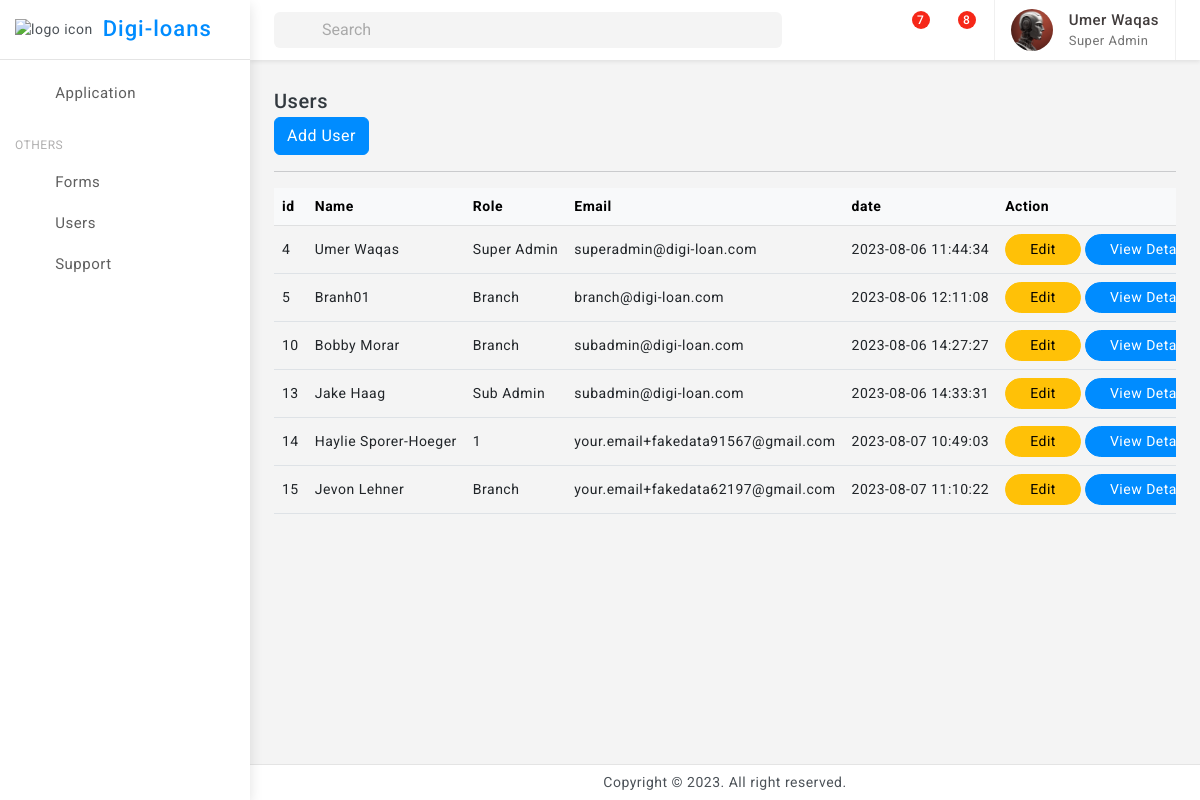
Screenshot of /users (signed in) with the database file from the repository.
### tables this page shows
CREATE TABLE "Users" (
	"user_id"	INTEGER,
	"email"	TEXT NOT NULL,
	"password"	TEXT NOT NULL,
	"role_id"	INTEGER,
	"full_name"	TEXT,
	"date_of_birth"	TEXT,
	"address"	TEXT,
	"phone_number"	TEXT,
	"created_time"	TIMESTAMP DEFAULT CURRENT_TIMESTAMP,
	"updated_time"	TIMESTAMP DEFAULT CURRENT_TIMESTAMP,
	"approved"	INTEGER,
	"createdBy"	INTEGER,
	"branchBy"	INTEGER,
	PRIMARY KEY("user_id"),
	FOREIGN KEY("branchBy") REFERENCES "Users"("user_id")
);

CREATE TABLE Roles (
                role_id INTEGER PRIMARY KEY,
                role_name TEXT NOT NULL,
                created_time TIMESTAMP DEFAULT CURRENT_TIMESTAMP,
                updated_time TIMESTAMP DEFAULT CURRENT_TIMESTAMP
            );

### flask_app.py (the view)
@app.route('/users')
def admin_users():
    user_id=session["user"][0]
    role_id=session["role"][0]
    if(role_id==1):
        users = get_users_super_admin()
    elif (role_id==2):
        users=get_users_sub_admin()
    elif (role_id==3):
        users=get_branch_users_branchdBy(user_id)
    final_users = [tuple(user) + (get_role(user[3])[1],get_user_image(user[0])) for user in users]
    print(final_users)
    return render_template("users_list.html",users=final_users)

### databse/db_service.py (called while the page is built)
def connect_db():
    return sqlite3.connect('databse/digi_loans.db')

def get_role(role_id):
    conn = connect_db()
    cursor = conn.cursor()
    try:
        cursor.execute('SELECT * FROM Roles WHERE role_id = ?', (role_id,))
        role = cursor.fetchone()
        conn.close()
        return role
    except sqlite3.Error as e:
        print("Error getting role:", e)
        conn.close()
        return None

def get_user_image(user_id):
    try:
        conn = connect_db()
        cursor = conn.cursor()
        cursor.execute('SELECT * FROM UserProfile WHERE user_id = ?', (user_id,))
        result = cursor.fetchone()  # Fetch one row, assuming you want to retrieve a single user's image data
        conn.commit()
        print("got image result for ",user_id," : ",result)
        return result  # Return the fetched result
    except sqlite3.Error as e:
        print("Error get_user_image:", e)
        if conn:
            conn.rollback()
        return None  # Return None to indicate an error

def get_users_super_admin():
    conn = connect_db()
    cursor = conn.cursor()
    try:
        cursor.execute('''
            SELECT * FROM Users
        ''')
        users = cursor.fetchall()
        conn.close()
        return users
    except sqlite3.Error as e:
        print("Error getting loan application:", e)
        conn.close()
        return None

### templates/users_list.html (shortened to what this page needs)
{% extends 'base.html' %}
{% block content %}
<div class="page-wrapper">
	<div class="page-content">
<div class="card-body">
    <div class="d-flex align-items-center">
        <div>
            <h5 class="mb-0">Users</h5>
        </div>
        <div class="font-22 ms-auto"><i class="bx bx-dots-horizontal-rounded"></i>
        </div>
    </div>
    <div class="ms-auto">
        <div class="btn-group">
            <a href="{{url_for('adduser')}}" class="btn btn-primary">Add User</a>
    </div>
    <hr>
    <div class="table-responsive">
        <table class="table align-middle mb-0">
            <thead class="table-light">
                <tr>
                    <th>id</th>
                    <th>Name</th>
                    <th>Role</th>
                    <th>Email</th>
                    <th>date</th>
                    <th>Action</th>
                </tr>
            </thead>
            <tbody>
                {%for user in users %}
                <tr>
                    <td>{{ user[0] }}</td>
                    <td>{{ user[4]}}</td>
                    <td>{{ user[13]}}</td>
                    <td>{{ user[1]}}</td>
                    <td>{{ user[8]}}</td>
                    <td>
                        {% if  session["user"][0]==user[0]  %}
                        <a type="button" class="btn btn-warning btn-sm radius-30 px-4" href="{{ url_for('user_profile') }}">Edit</a>
                        {% endif %}
                        {% if session["role"][0]==1 and session["user"][0]!=user[0]  %}
                        <a type="button" class="btn btn-warning btn-sm radius-30 px-4" href="{{ url_for('user_edit', user_id=user[0]) }}">Edit</a>
                        {% endif %}
                        <button type="button" class="btn btn-primary btn-sm radius-30 px-4" data-bs-toggle="modal" data-bs-target="#exampleScrollableModal_{{ user[0] }}">View Details</button>
                    </td>
                </tr>
                {% endfor %}
            </tbody>
        </table>
    </div>
</div>
</div>
</div>
{% endblock %}

### templates/base.html (shortened to what this page needs)
<!doctype html>
<html lang="en">
<head>
	<link href="{{ url_for('static', filename='assets/plugins/vectormap/jquery-jvectormap-2.0.2.css') }}" rel="stylesheet"/>
	<link href="{{ url_for('static', filename='assets/plugins/simplebar/css/simplebar.css') }}" rel="stylesheet" />
	<link href="{{ url_for('static', filename='assets/plugins/perfect-scrollbar/css/perfect-scrollbar.css') }}" rel="stylesheet" />
	<link href="{{ url_for('static', filename='assets/plugins/metismenu/css/metisMenu.min.css') }}" rel="stylesheet"/>
	<link href="{{ url_for('static', filename='assets/plugins/datatable/css/dataTables.bootstrap5.min.css') }}" rel="stylesheet" />
	<link href="{{ url_for('static', filename='assets/css/pace.min.css') }}" rel="stylesheet"/>
	<link href="{{ url_for('static', filename='assets/css/bootstrap.min.css') }}" rel="stylesheet">
	<link href="{{ url_for('static', filename='assets/css/bootstrap-extended.css') }}" rel="stylesheet">
	<link href="{{ url_for('static', filename='assets/css/app.css') }}" rel="stylesheet">
	<link href="{{ url_for('static', filename='assets/css/icons.css') }}" rel="stylesheet">
	<link rel="stylesheet" href="{{ url_for('static', filename='assets/css/dark-theme.css') }}"/>
	<link rel="stylesheet" href="{{ url_for('static', filename='assets/css/semi-dark.css') }}"/>
	<link rel="stylesheet" href="{{ url_for('static', filename='assets/css/header-colors.css') }}"/>
</head>
<body>
	<div class="wrapper">
		<div class="sidebar-wrapper" data-simplebar="true">
			<div class="sidebar-header">
				<div>
					<img src="{{ url_for('static', filename='assets/images/logo-icon.png') }}" class="logo-icon" alt="logo icon">
				</div>
				<div>
					<h4 class="logo-text">Digi-loans</h4>
				</div>
				<div class="toggle-icon ms-auto"><i class='bx bx-arrow-back'></i>
				</div>
			 </div>
			<ul class="metismenu" id="menu">
				<li>
					<a href="{{ url_for('all_applications') }}" >
						<div class="parent-icon"><i class="bx bx-category"></i>
						</div>
						<div class="menu-title">Application</div>
					</a>
				</li>
				<li class="menu-label">Others</li>
				<li>
					<a href="{{ url_for('admin_forms') }}" >
						<div class="parent-icon"><i class='bx bx-cookie'></i>
						</div>
						<div class="menu-title">Forms</div>
					</a>
				</li>
				<li>
					<a href="{{ url_for('admin_users') }}" >
						<div class="parent-icon"><i class='bx bx-user'></i>
						</div>
						<div class="menu-title">Users</div>
					</a>
				</li>
				<li>
					<a href="http://digi-loans.com/" target="_blank">
						<div class="parent-icon"><i class="bx bx-support"></i>
						</div>
						<div class="menu-title">Support</div>
					</a>
				</li>
			</ul>
		</div>
		<header>
			<div class="topbar d-flex align-items-center">
				<nav class="navbar navbar-expand gap-3">
					  <div class="position-relative search-bar d-lg-block d-none" data-bs-toggle="modal" data-bs-target="#SearchModal">
						<input class="form-control px-5" disabled type="search" placeholder="Search">
						<span class="position-absolute top-50 search-show ms-3 translate-middle-y start-0 top-50 fs-5"><i class='bx bx-search'></i></span>
					  </div>
					  <div class="top-menu ms-auto">
						<ul class="navbar-nav align-items-center gap-1">
							<li class="nav-item dark-mode d-none d-sm-flex">
								<a class="nav-link dark-mode-icon" href="javascript:;"><i class='bx bx-moon'></i>
								</a>
							</li>
							<li class="nav-item dropdown dropdown-app">
								<a class="nav-link dropdown-toggle dropdown-toggle-nocaret" data-bs-toggle="dropdown" href="javascript:;"><i class='bx bx-grid-alt'></i></a>
							</li>
							<li class="nav-item dropdown dropdown-large">
								<a class="nav-link dropdown-toggle dropdown-toggle-nocaret position-relative" href="#" data-bs-toggle="dropdown"><span class="alert-count">7</span>
									<i class='bx bx-bell'></i>
								</a>
							</li>
							<li class="nav-item dropdown dropdown-large">
								<a class="nav-link dropdown-toggle dropdown-toggle-nocaret position-relative" href="#" role="button" data-bs-toggle="dropdown" aria-expanded="false"> <span class="alert-count">8</span>
									<i class='bx bx-shopping-bag'></i>
								</a>
							</li>
						</ul>
					</div>
					<div class="user-box dropdown px-3">
						<a class="d-flex align-items-center nav-link dropdown-toggle gap-3 dropdown-toggle-nocaret" href="#" role="button" data-bs-toggle="dropdown" aria-expanded="false">
							{% if session['image'] %}
							<img src="{{ url_for('static', filename=session['image'][2]) }}" class="user-img" alt="user avatar">
							{% endif %}
							<div class="user-info">
								<p class="user-name mb-0">{{session['user'][4]}}</p>
								<p class="designattion mb-0">{{session['role'][1]}}</p>
							</div>
						</a>
					</div>
				</nav>
			</div>
		</header>
		{% block content %}{% endblock %}
		<footer class="page-footer">
			<p class="mb-0">Copyright © 2023. All right reserved.</p>
		</footer>
	</div>
</body>
</html>

### static/assets/css/app.css (style rules this page uses)
body { font-size: 14px; color: #4c5258; letter-spacing: .5px; background: #f4f4f4; overflow-x: hidden; font-family: Roboto, sans-serif }
a { text-decoration: none }
.wrapper { width: 100%; position: relative }
.sidebar-wrapper { width: 250px; height: 100%; position: fixed; top: 0; bottom: 0; left: 0; background: #fff; border-right: 0 solid #e4e4e4; z-index: 11; box-shadow: 0 .3rem .8rem rgba(0, 0, 0, .12); transition: all .2s ease-out }
.sidebar-header { width: 250px; height: 60px; display: flex; align-items: center; position: fixed; top: 0; bottom: 0; padding: 0 15px; z-index: 5; background: #fff; background-clip: padding-box; border-bottom: 1px solid #e4e4e4 }
.logo-icon { width: 30px }
.logo-text { font-size: 22px; margin-left: 10px; margin-bottom: 0; letter-spacing: 1px; color: #008cff; }
.toggle-icon { font-size: 22px; cursor: pointer; color: #008cff }
.topbar { position: fixed; top: 0; left: 250px; right: 0; height: 60px; background: #fff; border-bottom: 1px solid rgb(228 228 228 / 0%); z-index: 10; -webkit-box-shadow: 0 .125rem .25rem rgba(0, 0, 0, .075); box-shadow: 0 .125rem .25rem rgba(0, 0, 0, .075); }
.topbar .navbar { width: 100%; height: 60px; padding-left: 1.5rem; padding-right: 1.5rem; }
.page-wrapper { height: 100%; margin-top: 60px; margin-bottom: 30px; margin-left: 250px }
.page-content { padding: 1.5rem 1.5rem 0.7rem 1.5rem }
.page-footer { background: #fff; left: 250px; right: 0; bottom: 0; position: fixed; text-align: center; padding: 7px; font-size: 14px; border-top: 1px solid #e4e4e4; z-index: 3 }
.sidebar-wrapper ul { padding: 0; margin: 0; list-style: none; background: 0 0 }
.sidebar-wrapper .metismenu { background: 0 0; display: -webkit-box; display: -ms-flexbox; display: flex; padding: 10px; margin-top: 60px; -webkit-box-orient: vertical; -webkit-box-direction: normal; -ms-flex-direction: column; flex-direction: column }
.sidebar-wrapper .metismenu li+li { margin-top: 5px }
.sidebar-wrapper .metismenu li:first-child { margin-top: 5px }
.sidebar-wrapper .metismenu li:last-child { margin-bottom: 5px }
.sidebar-wrapper .metismenu>li { display: -webkit-box; display: -ms-flexbox; display: flex; -webkit-box-orient: vertical; -webkit-box-direction: normal; -ms-flex-direction: column; flex-direction: column; position: relative }
.sidebar-wrapper .metismenu a { position: relative; display: flex; align-items: center; justify-content: left; padding: 6px 16px; font-size: 15px; color: #5f5f5f; outline-width: 0; text-overflow: ellipsis; overflow: hidden; letter-spacing: .5px; border-radius: 0.25rem; transition: all .3s ease-out }
.sidebar-wrapper .metismenu a .parent-icon { font-size: 24px; line-height: 1 }
.sidebar-wrapper .metismenu a .menu-title { margin-left: 10px }
.menu-label { padding: 20px 15px 5px 5px; color: #b0afaf; text-transform: uppercase; font-size: 12px; letter-spacing: .5px }
.font-22 { font-size: 22px }
.radius-30 { border-radius: 30px }
input::placeholder { color: #000!important; opacity: .3!important }
.topbar .navbar .navbar-nav .nav-item { display: flex; align-items: center; justify-content: center; width: auto; height: 60px; }
.topbar .navbar .navbar-nav .nav-link { color: #212529; font-size: 22px; border-radius: 50%; display: flex; align-items: center; justify-content: center; width: 42px; height: 42px; transition: 0.3s cubic-bezier(0.075, 0.82, 0.165, 1); }
.dropdown-toggle-nocaret:after { display: none }
.alert-count { position: absolute; top: 2px; left: 22px; width: 18px; height: 18px; display: flex; align-items: center; justify-content: center; border-radius: 50%; font-size: 12px; font-weight: 500; color: #fff; background: #f62718 }
.user-img { width: 42px; height: 42px; border-radius: 50%; border: 0 solid #e5e5e5; padding: 0; }
.user-info .user-name { font-size: 15px; font-weight: 500; color: #413c3c }
.user-info .designattion { font-size: 13px; color: #747474 }
.user-box { display: flex; align-items: center; height: 60px; border-left: 1px solid #f0f0f0; border-right: 1px solid #f0f0f0; }
.dropdown-large { position: relative }
.search-bar { width: 100%; cursor: pointer; }
.search-bar input[disabled] { cursor: pointer; background-color: #f4f4f4; border: 0; }

### rows the page displays
Users: full_name "Umer Waqas", full_name "Umer Waqas", email "superadmin@digi-loan.com", created_time "2023-08-06 11:44:34"
Roles: role_name "Super Admin", role_name "Super Admin"
Users: full_name "Branh01", email "branch@digi-loan.com", created_time "2023-08-06 12:11:08"
Roles: role_name "Branch" "Branch" "Branch"
Users: full_name "Bobby Morar", email "subadmin@digi-loan.com", created_time "2023-08-06 14:27:27"
Users: full_name "Jake Haag", email "subadmin@digi-loan.com", created_time "2023-08-06 14:33:31"
Roles: role_name "Sub Admin"
Users: user_id "14", full_name "Haylie Sporer-Hoeger", user "1", email "your.email+fakedata91567@gmail.com", created_time "2023-08-07 10:49:03"
Users: full_name "Jevon Lehner", email "your.email+fakedata62197@gmail.com", created_time "2023-08-07 11:10:22"

### other values shown
{{ user[0] }} "4" "5" "10" "13" "15"
